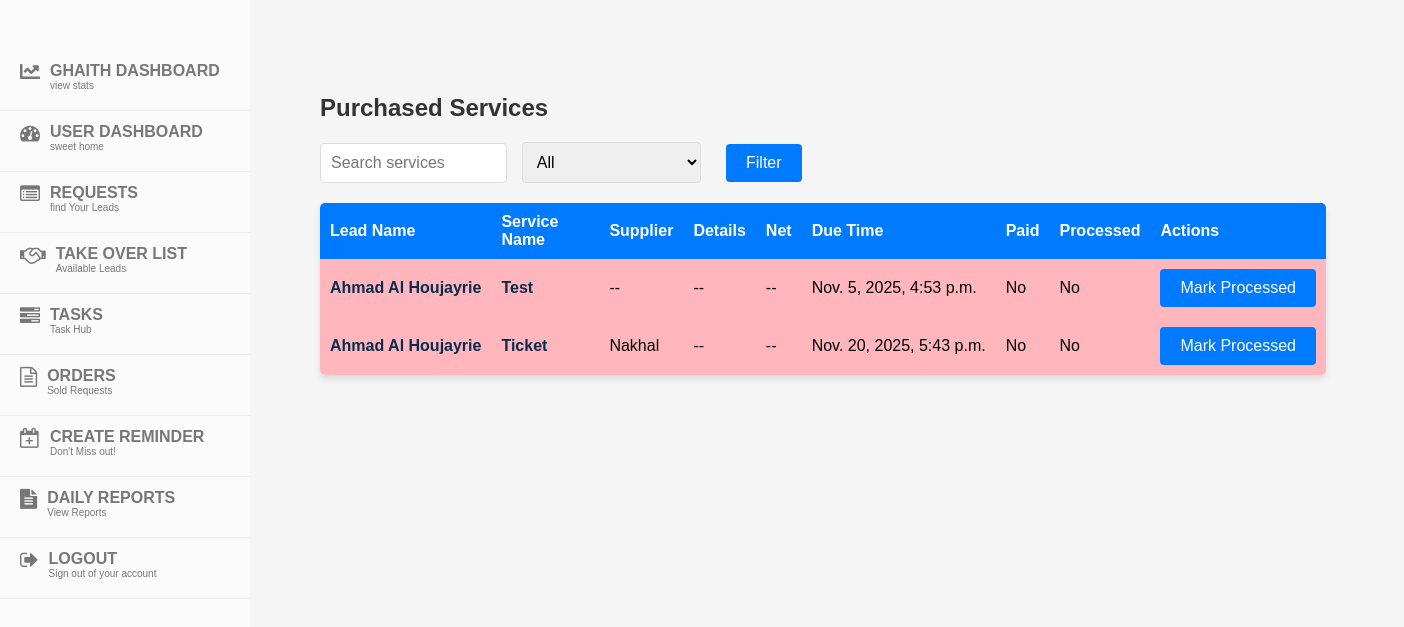
Before: /tasks/services/purchased/ (signed in) with the older database file.
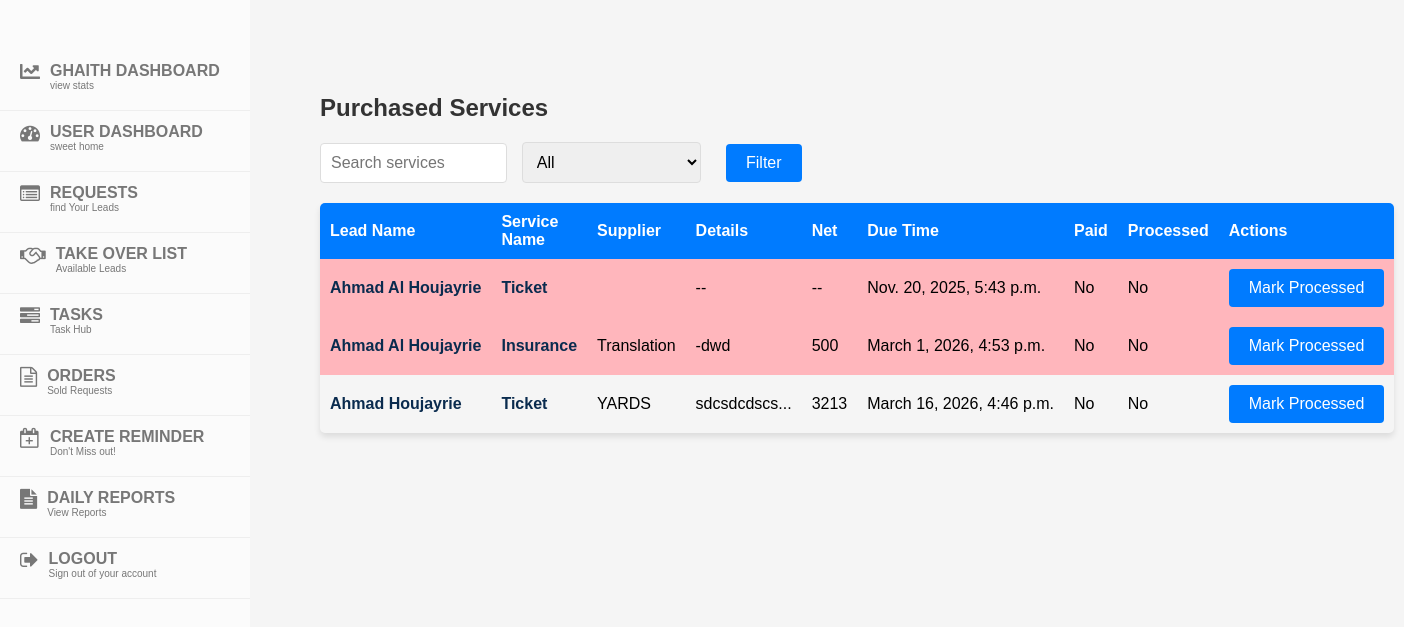
After: the same page with the newer database file.
### tasks/models.py (models this page shows, shortened)
class Service(models.Model):
    leadtask = models.ForeignKey(LeadTask, on_delete=models.CASCADE)
    service_name = models.CharField(max_length=100, blank=True)
    supplier = models.CharField(max_length=100, blank=True)
    details = models.TextField(blank=True)
    net = models.CharField(max_length=100, blank=True)
    selling = models.CharField(max_length=100, blank=True)
    due_time = models.DateTimeField(null=True, blank=True)
    voucher_id = models.CharField(max_length=300, blank=True)
    is_checked = models.BooleanField(default=False)
    processed = models.BooleanField(default=False)
    created_at = models.DateTimeField(auto_now_add=True, null=True)  # Add this line

class LeadTask(models.Model):
    PAYMENT_CH = [
        ('installment', 'Installment'),
        ('full', 'Full'),
    ]
    STATUS_CHOICES = [
        ('onhold', 'On Hold'),
        ('progress', 'In Progress'),
        ('done', 'Done'),
    ]
    lead = models.ForeignKey('display.Lead', on_delete=models.CASCADE)
    assigned_to = models.ForeignKey(User, on_delete=models.CASCADE)
    payment = models.CharField(max_length=100, choices=PAYMENT_CH, blank=True)
    status = models.CharField(max_length=100, choices=STATUS_CHOICES)
    notes = models.TextField(blank=True, null=True)
    travel_date = models.DateTimeField(null=True, blank=True)
    return_date = models.DateTimeField(null=True, blank=True)
    date_of_birth = models.DateField(null=True, blank=True)
    passport_expiry_date = models.DateField(null=True, blank=True)

### display/models.py (models this page shows, shortened)
class Lead(models.Model):
    reason_of_travel = models.TextField(blank=True, null=True)
    why_this_destination = models.TextField(blank=True, null=True)
    travel_dates_flexible = models.BooleanField(blank=True, default=False)
    budget_range_from = models.PositiveIntegerField(blank=True, null=True)
    budget_range_to = models.PositiveIntegerField(blank=True, null=True)
    name = models.CharField(max_length=100)
    email = models.EmailField(blank=True, null=True)
    country_code = models.CharField(max_length=5, default='+961')
    phone = models.CharField(max_length=15)
    CHANNEL_CHOICES = [
        ('', 'Select Channel'),
        ('Facebook', 'Facebook'),
        ('Whatsapp', 'Whatsapp'),
        ('Referral', 'Referral'),
        ('Direct', 'Direct'),
        ('Website', 'Website'),
        ('Instagram', 'Instagram'),
    ]
    channel = models.CharField(max_length=100, choices=CHANNEL_CHOICES, blank=True)
    SERVICE_CHOICES = [
        ('hotel', 'Hotel'),
        ('ticket', 'Ticket'),
        ('visa', 'Visa'),
        ('package', 'Package'),
        ('travel insurance', 'Travel Insurance'),
    ]
    STATUS_CHOICES = [
        ('onhold', 'On Hold'),
        ('processing', 'Processing'),
        ('negotiation', 'Negotiation'),
        ('finalized', 'Finalized'),
        ('followup', 'Follow-Up'),
        ('done', 'Unqualified'),
    ]
    type_of_service = models.CharField(max_length=50, choices=SERVICE_CHOICES, blank=True, default='')
    status = models.CharField(max_length=50, choices=STATUS_CHOICES, blank=True, default='onhold')
    status_changed_at = models.DateTimeField(null=True, blank=True)
    destination = models.CharField(max_length=200, blank=True, choices=get_destination_choices)
    pax = models.CharField(max_length=100, blank=True, default='')
    duration = models.CharField(max_length=200, blank=True, default='')
    travel_date_from = models.DateField(blank=True, null=True)
    travel_date_to = models.DateField(blank=True, null=True)
    selling_price = models.CharField(max_length=200, blank=True)
    net = models.CharField(max_length=200, blank=True, default='')
    profit = models.CharField(max_length=200, blank=True)
    date_notes = models.TextField(blank=True, null=True)
    special_request = models.TextField(blank=True)
    urgent = models.BooleanField(default=False)
    assignment_notes = models.TextField(blank=True)
    supplier = models.CharField(max_length=200, blank=True)
    sold = models.BooleanField(blank=True, default=False)
    lost = models.BooleanField(blank=True, default=False)
    finalization_notes = models.TextField(blank=True, null=True)
    assigned_to = models.ForeignKey(User, on_delete=models.CASCADE, related_name="current")
    assigned_at = models.DateTimeField(null=True, blank=True)
    attachments = models.ManyToManyField(Attachment, blank=True)
    follow_up = models.DateField(blank=True, null=True)
    created_at = models.DateTimeField(auto_now_add=True, editable=False)
    last_modified = models.DateTimeField(auto_now=True, editable=True)
    takeover = models.BooleanField(default=True)
    special_takeover = models.BooleanField(default=False)  # New field
    takeover_added_at = models.DateTimeField(null=True, blank=True)
    period = models.PositiveIntegerField(default=20)
    is_archived = models.BooleanField(default=False)
    offer_prepared = models.BooleanField(default=False)
    offer_details = models.TextField(blank=True, null=True)
    moved_to_negotiation = models.BooleanField(default=False)  # New field

### tasks/views.py (the view)
# urls.py: path('services/purchased/', views.purchased_services, name='purchased_services'),
@login_required(login_url="/login/")
def purchased_services(request):
    if request.user.is_staff:
        services = Service.objects.all().order_by('due_time')  # staff sees all
    else:
        services = Service.objects.filter(leadtask__assigned_to=request.user).order_by('due_time')
    search_query = request.GET.get('search', '')
    filter_status = request.GET.get('filter', '')
    if search_query:
        services = services.filter(
            Q(service_name__icontains=search_query) |
            Q(supplier__icontains=search_query) |
            Q(details__icontains=search_query)
        )
    if filter_status:
        if filter_status == 'paid':
            services = services.filter(is_checked=True)
        elif filter_status == 'unpaid':
            services = services.filter(is_checked=False)
        elif filter_status == 'overdue':
            services = services.filter(due_time__lt=timezone.now(), is_checked=False)
        elif filter_status == 'processed':
            services = services.filter(processed=True)
        elif filter_status == 'unprocessed':
            services = services.filter(processed=False)
    else:
        services = services.filter(processed=False)
    return render(request, 'purchased_services.html', {'services': services, 'now': timezone.now()})

### tasks/templates/purchased_services.html (shortened to what this page needs)
<!DOCTYPE html>
<html lang="en">
<head>
    {% load static %}
    <link rel="stylesheet" type="text/css" href="{% static 'css/input.css' %}">
</head>
<body>
    {% include 'navbar.html' %}
    <div class="container">
        <h1>Purchased Services</h1>
        <div class="filter-container">
            <form method="GET" action="{% url 'purchased_services' %}" class="filter-form">
                <input type="text" name="search" placeholder="Search services" value="{{ request.GET.search }}" class="search-input">
                <select name="filter" class="filter-select">
                    <option value="">All</option>
                </select>
                <button type="submit" class="filter-button">Filter</button>
            </form>
        </div>
        <table id="servicesTable">
            <thead>
                <tr>
                    <th>Lead Name</th>
                    <th>Service Name</th>
                    <th>Supplier</th>
                    <th>Details</th>
                    <th>Net</th>
                    <th>Due Time</th>
                    <th>Paid</th>
                    <th>Processed</th>
                    <th>Actions</th>
                </tr>
            </thead>
            <tbody>
                {% for service in services %}
                <tr class="{% if service.processed %}processed{% elif service.due_time and service.due_time < now and not service.is_checked %}overdue{% endif %}">
                    <td data-label="Lead Name">
                        <a class="supplier-link"
                           href="{% url 'edit_lead_tasks' service.leadtask.pk %}"
                           title="{{ service.leadtask.lead.name }}">
                            {{ service.leadtask.lead.name }}
                        </a>
                    </td>
                    <td data-label="Service Name">
                        <a class="supplier-link"
                           href="{% url 'edit_lead_tasks' service.leadtask.pk %}"
                           title="{{ service.service_name }}">
                            {{ service.service_name|slice:":20" }}
                        </a>
                    </td>
                    <td data-label="Supplier">
                        <span title="{{ service.supplier }}">
                            {{ service.supplier|slice:":20" }}{% if service.supplier|length > 20 %}...{% endif %}
                        </span>
                    </td>                 <td data-label="Details">
                        <span title="{{ service.details }}">
                          {{ service.details|slice:":10" }}{% if service.details|length > 10 %}...{% endif %}
                        </span>
                      </td>
                                          <td data-label="Net">{{ service.net }}</td>
                    <td data-label="Due Time">{{ service.due_time }}</td>
                    <td data-label="Paid">{{ service.is_checked|yesno:"Yes,No" }}</td>
                    <td data-label="Processed">{{ service.processed|yesno:"Yes,No" }}</td>
                    <td data-label="Actions">
                        {% if not service.processed %}
                        <form method="POST" action="{% url 'mark_service_processed' service.pk %}">
                            <button type="submit" class="process-button">Mark Processed</button>
                        </form>
                        {% endif %}
                    </td>
                </tr>
                {% endfor %}
            </tbody>
        </table>
    </div>
</body>
</html>

### dashboard/templates/navbar.html (shortened to what this page needs)
<link rel="stylesheet" href="https://cdnjs.cloudflare.com/ajax/libs/font-awesome/5.15.4/css/all.min.css">
<link
  href="https://cdnjs.cloudflare.com/ajax/libs/font-awesome/4.3.0/css/font-awesome.css"
  rel="stylesheet"  type='text/css'>
  <link rel="stylesheet" href="https://cdnjs.cloudflare.com/ajax/libs/font-awesome/4.7.0/css/font-awesome.min.css">
<div class="mcd-container" id="mcdContainer">
    <nav>
        <ul class="mcd-menu">
          <li>
            <a href="{% url 'stats_dashboard' %}">
                <i class="fas fa-chart-line"></i>
                <strong>Ghaith Dashboard</strong>
                <small>view stats</small>
            </a>
        </li>
            <li>
                <a href="{% url 'calendar' %}">
                    <i class="fa fa-dashboard"></i>
                    <strong>User Dashboard</strong>
                    <small>sweet home</small>
                </a>
            </li>
            <li>
              <a href="{% url 'display_data' %}">
                  <i class="fa fa-list-alt"></i>
                  <strong>Requests</strong>
                  <small>find Your Leads</small>
              </a>
          </li>
            <li>
              <a href="{% url 'takeover_list' %}">
                  <i class="fa fa-handshake-o"></i>
                  <strong>Take Over List</strong>
                  <small>Available Leads</small>
              </a>
          </li>
            <li>
                <a href="{% url 'current tasks' %}">
                    <i class="fa fa-tasks"></i>
                    <strong>Tasks</strong>
                    <small>Task Hub</small>
                </a>
            </li>
            <li>
              <a href="{% url 'current_lead_tasks' %}">
                  <i class="fa fa-file-text-o"></i>
                  <strong>Orders</strong>
                  <small>Sold Requests</small>
              </a>
          </li>
            <li>
                <a href="{% url 'event_new' %}" target="_blank" rel="noopener noreferrer">
                    <i class="fa fa-calendar-plus-o"></i>
                    <strong>Create Reminder</strong>
                    <small>Don't Miss out!</small>
                </a>
            </li>
            <li>
              <a href="{% url 'list_daily_reports' %}">
                  <i class="fa fa-file-alt"></i>
                  <strong>Daily Reports</strong>
                  <small>View Reports</small>
              </a>
          </li>
            <li>
                <a href="{% url 'logout-user' %}">
                    <i class="fa fa-sign-out"></i>
                    <strong>Logout</strong>
                    <small>Sign out of your account</small>
                </a>
            </li>
        </ul>
    </nav>
</div>

### static/css/input.css (style rules this page uses)
body { font-family: Arial, sans-serif; padding-bottom: 100px; padding-top: 50px; padding-left: 50px; padding-right: 50px; background-color: #f5f5f5; }
@media (min-width: 769px) { body { margin-left: 250px; } }
.container { max-width: 1200px; margin: 0 auto; padding: 20px; }
h1 { font-size: 24px; font-weight: bold; color: #333; margin-bottom: 20px; }
#servicesTable { width: 100%; border-collapse: collapse; margin-bottom: 20px; border-radius: 5px; overflow: hidden; box-shadow: 0 4px 6px rgba(0, 0, 0, 0.1); }
#servicesTable th, #servicesTable td { padding: 10px; text-align: left; }
#servicesTable th { background-color: #007bff; color: #fff; }
#servicesTable tbody tr:nth-child(even) { background-color: #f2f2f2; }
input[type="text"], input[type="number"], textarea, select { width: 100%; padding: 10px; border: 1px solid #ddd; border-radius: 4px; font-size: 16px; transition: border-color 0.3s; }
button[type="submit"], .filter-button, .process-button { background-color: #007bff; color: #fff; border: none; padding: 10px 20px; border-radius: 4px; cursor: pointer; font-size: 16px; transition: background-color 0.3s; }
#servicesTable td { max-width: 15%; overflow: hidden; text-overflow: ellipsis; white-space: nowrap; }
.filter-container { display: flex; justify-content: space-between; align-items: center; margin-bottom: 20px; }
.filter-form { display: flex; align-items: center; gap: 15px; }
.search-input, .filter-select { padding: 10px; border: 1px solid #ddd; border-radius: 4px; font-size: 16px; }
.filter-button { margin-left: 10px; }
.overdue { background-color: #ffb6bc !important; }
.supplier-link { color: #0a2b4e; text-decoration: none; font-weight: 600; }

### dashboard/templates/navbar.html (style rules this page uses)
.mcd-container { position: fixed; top: 0; left: 0; bottom: 0; width: 250px; margin: 0; padding: 50px 0; clear: both; height: 100%; background-color: #fbfbfb; z-index: 10000; }
.mcd-menu { width: 100%; list-style: none; padding: 0; margin: 0; background: #fbfbfb; border-radius: 2px; }
.mcd-menu * { box-sizing:unset!important; }
.mcd-menu li { position:relative; }
.mcd-menu li a { display:block;text-decoration:none;padding:12px 20px;color:#777;text-align:left;height:36px;position:relative;border-bottom:1px solid #EEE; }
.mcd-menu li a i { float:left;font-size:20px;margin:0 10px 0 0; }
.mcd-menu li a strong { display:block;text-transform:uppercase; }
.mcd-menu li a small { display:block;font-size:10px; }
.mcd-menu li a i,.mcd-menu li a strong,.mcd-menu li a small { position:relative;transition:all 300ms linear; }
@media (min-width:769px) { body { padding-bottom:100px;padding-top:50px;padding-right:50px; } }
@media (min-width:769px) { .mcd-container { transform:translateX(0)!important;position:fixed!important; } }

Changed rows visible on the page:
changed Service "Nov. 20, 2025, 5:43 p.m.": supplier "Nakhal" → (not shown); moves up the list
changed Service: service_name "Test" → "Insurance"; supplier "--" → "Translation"; details "--" → "-dwd"; net "--" → "500"; due_time "Nov. 5, 2025, 4:53 p.m." → "March 1, 2026, 4:53 p.m."
added Service: leadtask.lead.name "Ahmad Houjayrie", service_name "Ticket", supplier "YARDS", details "sdcsdcdscs", net "3213", due_time "March 16, 2026, 4:46 p.m.", is_checked "No", processed "No", shows "Mark Processed"
